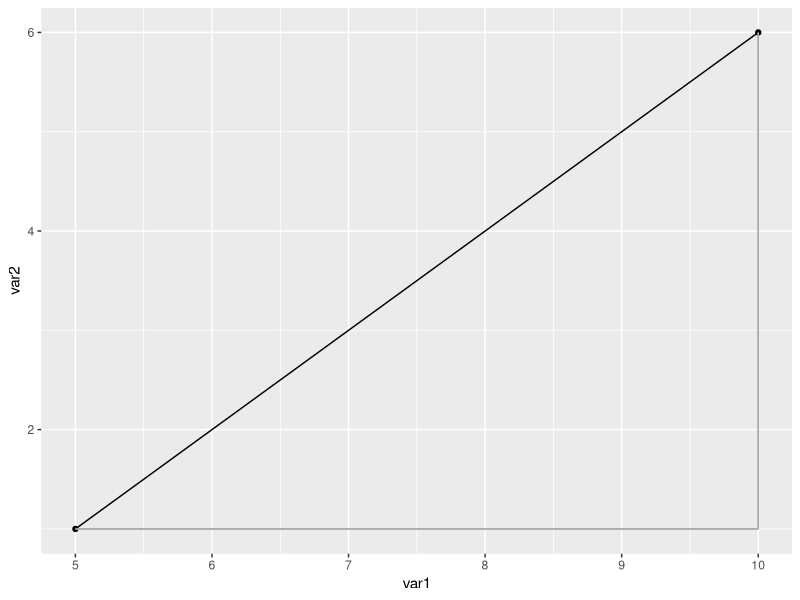

Reproduce this figure in R.
## ---- chunk 1
library(ggplot2)
## ---- chunk 2
example1 <- data.frame(var1 = c(5, 10))
dist(example1)
## ---- chunk 3
example2 <- data.frame(var1 = c(5, 10,  7))
dist(example2, diag =TRUE, upper=TRUE)
## ---- chunk 4
example2 <- data.frame(var1 = c(5, 10), var2 = c(1,6))
dist(example2)
## ---- chunk 5
example2 |> ggplot(aes(x = var1, y = var2)) +
  geom_point() +
  geom_line() +
 geom_segment(aes(x = 5, y = 1, xend = 10), color = "darkgray") +
 geom_segment(aes(x = 10, y = 1, yend = 6), color = "darkgray")
## ---- chunk 6
(5^2 + 5^2) |> sqrt()
## ---- chunk 7
dist(example2, method = "manhattan")
## ---- chunk 8
library(proxy)
simil(example2)
## ---- chunk 9

example3 <- data.frame(var1 = c(5, 10,  7),
                       var2 = c(1, 6, 7), 
                       var3 = c(5, 10, 10))
dist(example3)
simil(example3, by_rows = TRUE)


## ---- chunk 10
simil(example3, by_rows = FALSE)
